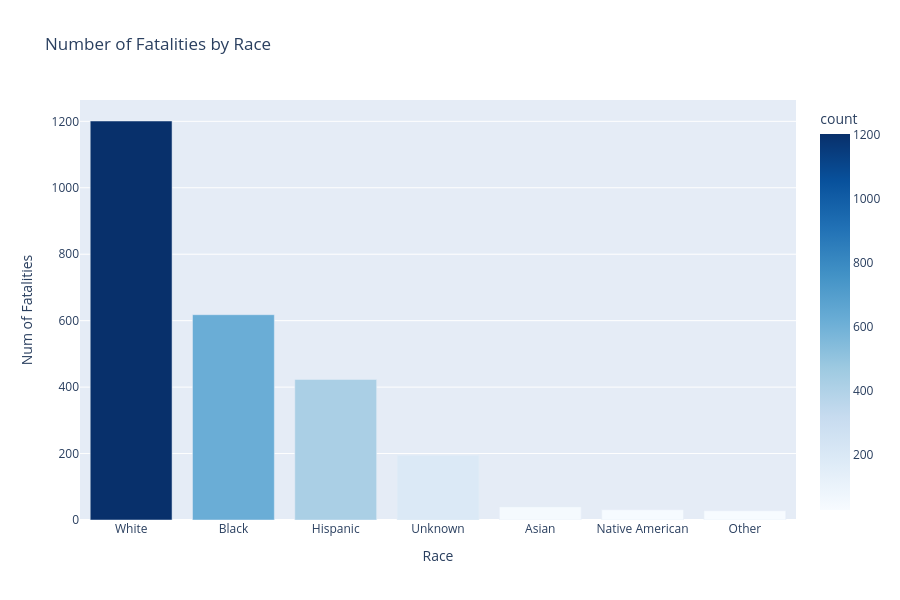

Source (notebook cell):
### Markdown cell above
# Race of People Killed

Create a chart that shows the total number of people killed by race.

### Code cell
total_race_fat = px.bar(race_fatality, x='race', y='count', color='count', title='Number of Fatalities by Race', height=600, 
                        color_continuous_scale='blues')
total_race_fat.update_layout(xaxis_title='Race', yaxis_title='Num of Fatalities')
total_race_fat.show()

### Figure 1 — Plotly figure (JSON) as saved in the notebook; plotly's stock layout.template omitted (floating-point values rounded to 4 significant figures)
{"data": [{"hovertemplate": "race=%{x}<br>count=%{marker.color}<extra></extra>", "legendgroup": "", "marker": {"color": [1201, 618, 423, 195, 39, 31, 28], "coloraxis": "coloraxis", "pattern": {"shape": ""}}, "name": "", "orientation": "v", "showlegend": false, "textposition": "auto", "type": "bar", "x": ["White", "Black", "Hispanic", "Unknown", "Asian", "Native American", "Other"], "xaxis": "x", "y": [1201, 618, 423, 195, 39, 31, 28], "yaxis": "y"}], "layout": {"barmode": "relative", "coloraxis": {"colorbar": {"title": {"text": "count"}}, "colorscale": [[0, "rgb(247,251,255)"], [0.125, "rgb(222,235,247)"], [0.25, "rgb(198,219,239)"], [0.375, "rgb(158,202,225)"], [0.5, "rgb(107,174,214)"], [0.625, "rgb(66,146,198)"], [0.75, "rgb(33,113,181)"], [0.875, "rgb(8,81,156)"], [1, "rgb(8,48,107)"]]}, "height": 600, "legend": {"tracegroupgap": 0}, "title": {"text": "Number of Fatalities by Race"}, "xaxis": {"anchor": "y", "domain": [0, 1], "title": {"text": "Race"}}, "yaxis": {"anchor": "x", "domain": [0, 1], "title": {"text": "Num of Fatalities"}}}}
